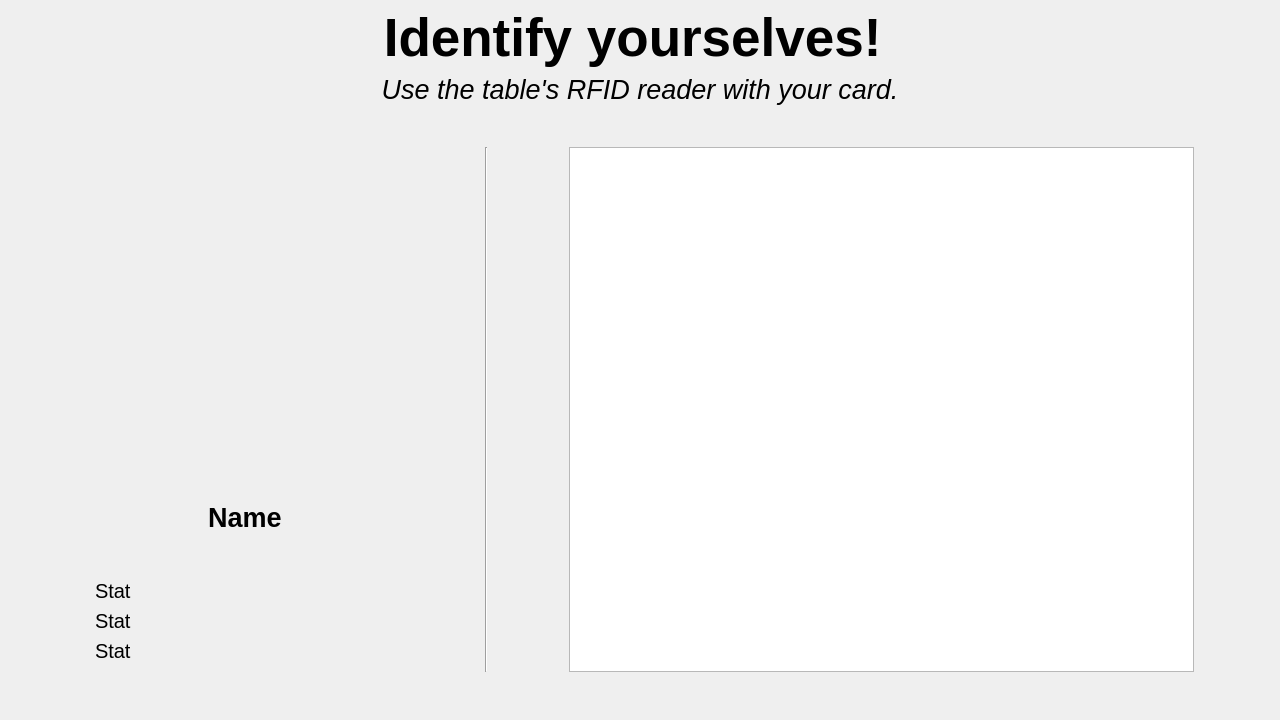
<?xml version="1.0" encoding="UTF-8"?>
<ui version="4.0">
 <class>Form</class>
 <widget class="QWidget" name="Form">
  <property name="geometry">
   <rect>
    <x>0</x>
    <y>0</y>
    <width>1280</width>
    <height>720</height>
   </rect>
  </property>
  <property name="windowTitle">
   <string>Form</string>
  </property>
  <layout class="QVBoxLayout" name="verticalLayout">
   <item>
    <widget class="QLabel" name="label_5">
     <property name="minimumSize">
      <size>
       <width>0</width>
       <height>32</height>
      </size>
     </property>
     <property name="font">
      <font>
       <pointsize>40</pointsize>
       <weight>75</weight>
       <bold>true</bold>
      </font>
     </property>
     <property name="text">
      <string>Identify yourselves! </string>
     </property>
     <property name="alignment">
      <set>Qt::AlignBottom|Qt::AlignHCenter</set>
     </property>
    </widget>
   </item>
   <item>
    <widget class="QLabel" name="label_6">
     <property name="font">
      <font>
       <pointsize>20</pointsize>
       <italic>true</italic>
      </font>
     </property>
     <property name="text">
      <string>Use the table's RFID reader with your card.</string>
     </property>
     <property name="alignment">
      <set>Qt::AlignHCenter|Qt::AlignTop</set>
     </property>
    </widget>
   </item>
   <item>
    <spacer name="verticalSpacer">
     <property name="orientation">
      <enum>Qt::Vertical</enum>
     </property>
     <property name="sizeType">
      <enum>QSizePolicy::Preferred</enum>
     </property>
     <property name="sizeHint" stdset="0">
      <size>
       <width>20</width>
       <height>40</height>
      </size>
     </property>
    </spacer>
   </item>
   <item>
    <layout class="QHBoxLayout" name="horizontalLayout">
     <item>
      <spacer name="horizontalSpacer_6">
       <property name="orientation">
        <enum>Qt::Horizontal</enum>
       </property>
       <property name="sizeType">
        <enum>QSizePolicy::Preferred</enum>
       </property>
       <property name="sizeHint" stdset="0">
        <size>
         <width>75</width>
         <height>20</height>
        </size>
       </property>
      </spacer>
     </item>
     <item>
      <layout class="QVBoxLayout" name="layoutP1P2">
       <item>
        <widget class="QWidget" name="widgetLayoutP1" native="true">
         <layout class="QHBoxLayout" name="layoutP1">
          <item>
           <layout class="QVBoxLayout" name="verticalLayout_3">
            <item>
             <layout class="QHBoxLayout" name="horizontalLayout_5">
              <item>
               <widget class="QLabel" name="img">
                <property name="sizePolicy">
                 <sizepolicy hsizetype="Preferred" vsizetype="Preferred">
                  <horstretch>0</horstretch>
                  <verstretch>0</verstretch>
                 </sizepolicy>
                </property>
                <property name="minimumSize">
                 <size>
                  <width>300</width>
                  <height>300</height>
                 </size>
                </property>
                <property name="maximumSize">
                 <size>
                  <width>200</width>
                  <height>200</height>
                 </size>
                </property>
                <property name="text">
                 <string/>
                </property>
                <property name="pixmap">
                 <pixmap resource="assets.qrc">:/ui/img/placeholder_head.jpg</pixmap>
                </property>
                <property name="scaledContents">
                 <bool>true</bool>
                </property>
                <property name="alignment">
                 <set>Qt::AlignCenter</set>
                </property>
               </widget>
              </item>
             </layout>
            </item>
            <item>
             <spacer name="verticalSpacer_4">
              <property name="orientation">
               <enum>Qt::Vertical</enum>
              </property>
              <property name="sizeHint" stdset="0">
               <size>
                <width>20</width>
                <height>40</height>
               </size>
              </property>
             </spacer>
            </item>
            <item>
             <widget class="QLabel" name="lblName">
              <property name="font">
               <font>
                <pointsize>20</pointsize>
                <weight>75</weight>
                <bold>true</bold>
               </font>
              </property>
              <property name="text">
               <string>Name</string>
              </property>
              <property name="alignment">
               <set>Qt::AlignCenter</set>
              </property>
             </widget>
            </item>
            <item>
             <spacer name="verticalSpacer_3">
              <property name="orientation">
               <enum>Qt::Vertical</enum>
              </property>
              <property name="sizeHint" stdset="0">
               <size>
                <width>20</width>
                <height>40</height>
               </size>
              </property>
             </spacer>
            </item>
            <item>
             <widget class="QLabel" name="lblStat1">
              <property name="sizePolicy">
               <sizepolicy hsizetype="Fixed" vsizetype="Preferred">
                <horstretch>0</horstretch>
                <verstretch>0</verstretch>
               </sizepolicy>
              </property>
              <property name="minimumSize">
               <size>
                <width>300</width>
                <height>0</height>
               </size>
              </property>
              <property name="font">
               <font>
                <pointsize>15</pointsize>
               </font>
              </property>
              <property name="text">
               <string>Stat</string>
              </property>
              <property name="alignment">
               <set>Qt::AlignLeading|Qt::AlignLeft|Qt::AlignVCenter</set>
              </property>
              <property name="wordWrap">
               <bool>true</bool>
              </property>
             </widget>
            </item>
            <item>
             <widget class="QLabel" name="lblStat2">
              <property name="font">
               <font>
                <pointsize>15</pointsize>
               </font>
              </property>
              <property name="text">
               <string>Stat</string>
              </property>
              <property name="alignment">
               <set>Qt::AlignLeading|Qt::AlignLeft|Qt::AlignVCenter</set>
              </property>
             </widget>
            </item>
            <item>
             <widget class="QLabel" name="lblStat3">
              <property name="font">
               <font>
                <pointsize>15</pointsize>
               </font>
              </property>
              <property name="text">
               <string>Stat</string>
              </property>
             </widget>
            </item>
           </layout>
          </item>
         </layout>
        </widget>
       </item>
      </layout>
     </item>
     <item>
      <spacer name="horizontalSpacer_12">
       <property name="orientation">
        <enum>Qt::Horizontal</enum>
       </property>
       <property name="sizeType">
        <enum>QSizePolicy::Preferred</enum>
       </property>
       <property name="sizeHint" stdset="0">
        <size>
         <width>75</width>
         <height>20</height>
        </size>
       </property>
      </spacer>
     </item>
     <item>
      <widget class="Line" name="line">
       <property name="orientation">
        <enum>Qt::Vertical</enum>
       </property>
      </widget>
     </item>
     <item>
      <spacer name="horizontalSpacer_13">
       <property name="orientation">
        <enum>Qt::Horizontal</enum>
       </property>
       <property name="sizeType">
        <enum>QSizePolicy::Preferred</enum>
       </property>
       <property name="sizeHint" stdset="0">
        <size>
         <width>75</width>
         <height>20</height>
        </size>
       </property>
      </spacer>
     </item>
     <item>
      <widget class="QListWidget" name="playersList">
       <property name="font">
        <font>
         <pointsize>20</pointsize>
        </font>
       </property>
       <property name="horizontalScrollBarPolicy">
        <enum>Qt::ScrollBarAlwaysOff</enum>
       </property>
       <property name="autoScroll">
        <bool>true</bool>
       </property>
       <property name="editTriggers">
        <set>QAbstractItemView::NoEditTriggers</set>
       </property>
       <property name="showDropIndicator" stdset="0">
        <bool>false</bool>
       </property>
       <property name="alternatingRowColors">
        <bool>true</bool>
       </property>
       <property name="selectionMode">
        <enum>QAbstractItemView::NoSelection</enum>
       </property>
      </widget>
     </item>
     <item>
      <spacer name="horizontalSpacer_7">
       <property name="orientation">
        <enum>Qt::Horizontal</enum>
       </property>
       <property name="sizeType">
        <enum>QSizePolicy::Preferred</enum>
       </property>
       <property name="sizeHint" stdset="0">
        <size>
         <width>75</width>
         <height>20</height>
        </size>
       </property>
      </spacer>
     </item>
    </layout>
   </item>
   <item>
    <spacer name="verticalSpacer_2">
     <property name="orientation">
      <enum>Qt::Vertical</enum>
     </property>
     <property name="sizeType">
      <enum>QSizePolicy::Preferred</enum>
     </property>
     <property name="sizeHint" stdset="0">
      <size>
       <width>20</width>
       <height>40</height>
      </size>
     </property>
    </spacer>
   </item>
  </layout>
 </widget>
 <resources>
  <include location="assets.qrc"/>
 </resources>
 <connections/>
</ui>
